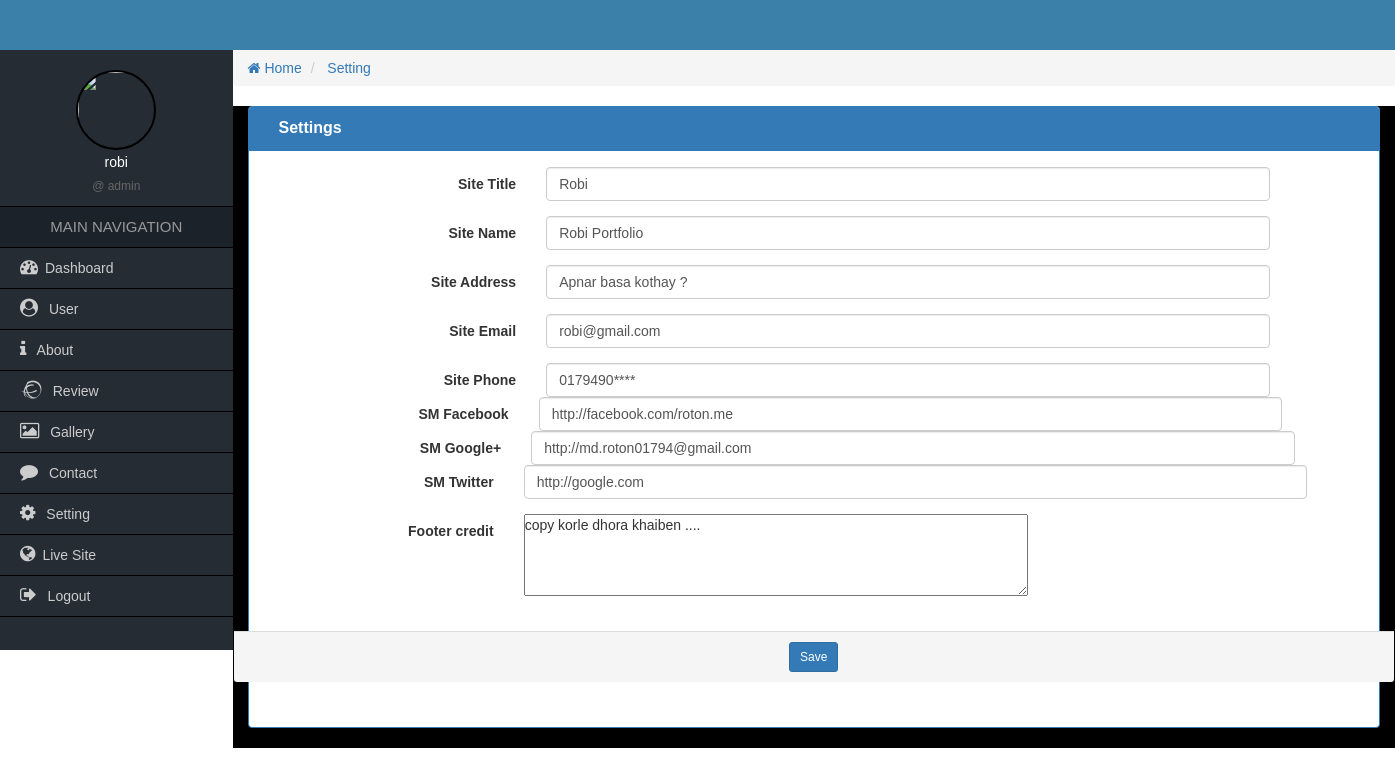
The app's page /admin/setting.php (signed in) with its own data.
### tables this page shows
CREATE TABLE `users` (
  `id` int(11) NOT NULL,
  `name` varchar(20) NOT NULL,
  `username` varchar(20) NOT NULL,
  `email` varchar(50) NOT NULL,
  `password` varchar(80) NOT NULL,
  `user_photo` varchar(50) NOT NULL,
  `status` tinyint(4) NOT NULL,
  `role` varchar(20) NOT NULL,
  `created_at` datetime NOT NULL
);

CREATE TABLE `setting` (
  `id` int(11) NOT NULL,
  `type_name` varchar(100) NOT NULL,
  `type_value` text NOT NULL
);

### admin/functions/function.php (called while the page is built, shortened)
<?php session_start();
function get_header(){
   require_once 'includes/header.php';
}
function get_sidebar(){
   require_once 'includes/sidebar.php';
}
function get_bread(){
   require_once 'includes/bread.php';
}
function get_footer(){
   require_once 'includes/footer.php';
}
function get_data($table='', $key='',$val='',$col='')
{
  global $con;
  $sql = "SELECT * FROM $table WHERE $key = '$val'";
  $res = mysqli_query($con, $sql);
  $data = mysqli_fetch_assoc($res);
  return $data[$col];
}

### admin/setting.php (the view, shortened to what this page needs)
<?php
require_once ('functions/function.php');
get_sidebar();
?>
    <div class="col-md-12">
    	<form class="form-horizontal" action="form-handler.php" method="post" enctype="multipart/form-data">
    	<div class="panel panel-primary">
            <div class="panel-heading">
                <div class="col-md-9 heading_title">
                   Settings
                 </div>
                <div class="clearfix"></div>
            </div>
          <div class="panel-body">
            <div class="row">
           <div class="col-md-4 col-md-offset-4">
              </div>
            </div>
              <div class="form-group">
                <label for="" class="col-sm-3 control-label">Site Title</label>
                <div class="col-sm-8">
                  <input type="text" class="form-control" name="site_title" value="<?php echo get_data('setting','type_name' , 'site_title', 'type_value'); ?>" placeholder="">
                </div>
              </div>
              <div class="form-group">
                <label for="" class="col-sm-3 control-label">Site Name</label>
                <div class="col-sm-8">
                  <input type="text" class="form-control" name="site_name" value="<?php echo get_data('setting','type_name' , 'site_name', 'type_value'); ?>" pla
                  ceholder="">
                </div>
              </div>
              <div class="form-group">
                <label for="" class="col-sm-3 control-label">Site Address</label>
                <div class="col-sm-8">
                  <input type="text" class="form-control" name="site_address" value="<?php echo get_data('setting','type_name' , 'site_address', 'type_value'); ?>" placeholder="">
                </div>
              </div>
              <div class="form-group">
                <label for="" class="col-sm-3 control-label">Site Email</label>
                <div class="col-sm-8">
                  <input type="text" class="form-control" name="site_email" value="<?php echo get_data('setting','type_name' , 'site_email', 'type_value'); ?>" placeholder="">
                </div>
              </div>
              <div class="form-group">
                <label for="" class="col-sm-3 control-label">Site Phone </label>
                <div class="col-sm-8">
                  <input type="text" class="form-control" name="site_phone" value="<?php echo get_data('setting','type_name' , 'site_phone', 'type_value'); ?>" placeholder="">
                </div>
                <div class="form-group">
                <label for="" class="col-sm-3 control-label">SM Facebook </label>
                <div class="col-sm-8">
                  <input type="text" class="form-control" name="sm_fb" value="<?php echo get_data('setting','type_name' , 'sm_fb', 'type_value'); ?>" placeholder="">
                </div>
                <div class="form-group">
                <label for="" class="col-sm-3 control-label">SM Google+ </label>
                <div class="col-sm-8">
                  <input type="text" class="form-control" name="sm_google" value="<?php echo get_data('setting','type_name' , 'sm_google', 'type_value'); ?>" placeholder="">
                </div>
                <div class="form-group">
                <label for="" class="col-sm-3 control-label">SM Twitter </label>
                <div class="col-sm-8">
                  <input type="text" class="form-control" name="sm_twitter" value="<?php echo get_data('setting','type_name' , 'sm_twitter', 'type_value'); ?>" placeholder="">
                </div>
              </div>
              <div class="form-group">
                <label for="" class="col-sm-3 control-label">Footer credit</label>
                <div class="col-sm-8">
                  <textarea name="site_fc" rows="4" cols="60"><?php echo get_data('setting','type_name' , 'site_fc', 'type_value'); ?></textarea>
                </div>
              </div>
          </div>
          <div class="panel-footer text-center">
            <button name="add_setting" class="btn btn-sm btn-primary">Save</button>
          </div>
        </div>
        </form>
    </div>

### admin/includes/sidebar.php
<?php
$id = $_SESSION['user_id'];
 ?>
<div class="container-fluid content_full">
        <div class="row">
            <div class="col-md-2 sidebar pd0">
            	<div class="side_user">
                	<img class="img-responsive" src="uploads/<?php
                  $img = get_data('users','id',$id,'user_photo');
                  if(file_exists('uploads/'.$img) && $img!=null){
                    echo $img;
                  }else{
                    echo 'new.jpg';
                  }
                   ?>"/>
                    <h4><?php
                    echo get_data('users','id',$id,'name') ?></h4>
                    <span>@ <?= get_data('users','id',$id,'role')?></span>
                </div>
                <h2>MAIN NAVIGATION</h2>
                <ul>
                	<li><a href="index.php"><i class="fa fa-dashboard"></i>Dashboard</a></li>
                    <li><a href="all-user.php"><i class="fa fa-user-circle"></i> User</a></li>
                    <li><a href="about.php"><i class="fa fa-info"></i> About</a></li>
                    <li><a href="review.php"><i class="fa fa-ravelry"></i> Review</a></li>
                    <li><a href="gallery.php"><i class="fa fa-image"></i> Gallery</a></li>
                    <li><a href="contact.php"><i class="fa fa-comment"></i> Contact</a></li>
                    <li><a href="setting.php"><i class="fa fa-cog"></i> Setting</a></li>
                    <li><a href="../index.php" target='_blank'><i class="fa fa-globe"></i>Live Site</a></li>
                    <li><a href="?action=logout"><i class="fa fa-sign-out"></i> Logout</a></li>
                </ul>
            </div>

### admin/assets/css/style.css (style rules this page uses)
* { margin:0px; padding:0px; outline:0px; }
img { border:0px; }
ul, ol { list-style-type:none; }
a { text-decoration:none; }
.pd0 { padding-left:0px; padding-right:0px; padding-top:0px; padding-bottom:0px; }
body { font-family:Verdana, Geneva, sans-serif; }
.sidebar { background-color:#252c34; min-height:600px; }
.side_user { text-align:center; color:#fff; padding:20px 0px 10px; border-bottom:1px solid #000; }
.side_user img { width:80px; height:80px; border:2px solid #000; border-radius:50%; display:inline-block; }
.side_user h4 { font-size:14px; margin:5px 0px; }
.side_user span { color:#666; font-size:12px; }
.sidebar h2 { font-size:15px; text-align:center; margin:0px; line-height:40px; background-color:#1b222a; color:#999; border-bottom:1px solid #000; }
.sidebar ul li a { font-size:14px; color:#CCC; line-height:40px; padding-left:20px; display:block; border-bottom:1px solid #000; }
.sidebar ul li a i { font-size:18px; padding-right:7px; }
.heading_title { font-size:16px; font-weight:bold; }

### records on screen
users: name "robi", role "admin"
setting: site_title "Robi"
setting: site_name "Robi Portfolio"
setting: site_address "Apnar basa kothay ?"
setting: site_email "robi@gmail.com"
setting: site_phone "0179490****"
setting: sm_fb "http://facebook.com/roton.me"
setting: sm_google "http://md.roton01794@gmail.com"
setting: sm_twitter "http://google.com"
setting: site_fc "copy korle dhora khaiben ...."

### other values on screen
$b[0] "Setting"
